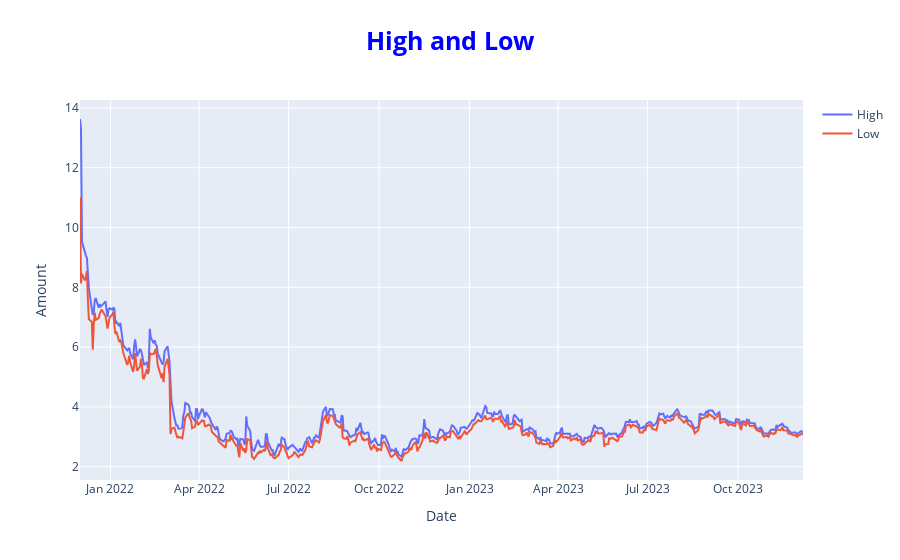

Here is the notebook cell this chart was saved with:
### Code cell
fig = go.Figure()
fig.add_trace(go.Scatter(x=grab_df['Date'], y=grab_df['High'], mode='lines', name='High'))
fig.add_trace(go.Scatter(x=grab_df['Date'], y=grab_df['Low'], mode='lines', name="Low"))

fig.update_xaxes(title="Date")
fig.update_yaxes(title='Amount')

fig.update_layout(title = dict(text='<b>High and Low</b>', font= dict(size= 25, color='blue'), x=0.5))
fig.show()

### Figure 1 — Plotly figure (JSON) as saved in the notebook; plotly's stock layout.template omitted (floating-point values rounded to 4 significant figures; data arrays with more than 128 entries replaced by an {"elided": "..."} marker saying what was removed)
{"data": [{"mode": "lines", "name": "High", "type": "scatter", "x": {"elided": "507 str values"}, "y": {"elided": "507 float values"}}, {"mode": "lines", "name": "Low", "type": "scatter", "x": {"elided": "507 str values"}, "y": {"elided": "507 float values"}}], "layout": {"title": {"font": {"color": "blue", "size": 25}, "text": "<b>High and Low</b>", "x": 0.5}, "xaxis": {"title": {"text": "Date"}}, "yaxis": {"title": {"text": "Amount"}}}}
